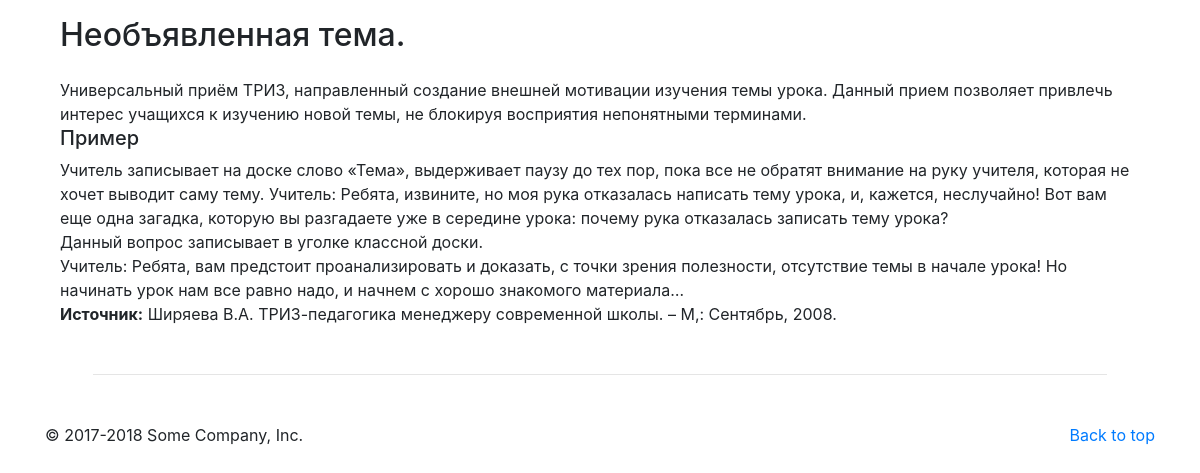
Screenshot of /card.php?stage=beginning&id=7 with the database file from the repository.
### tables this page shows
CREATE TABLE `beginning` (
  `id` int(10) UNSIGNED NOT NULL,
  `name` varchar(400) NOT NULL,
  `description` varchar(10000) NOT NULL
);

### card.php (the view, shortened to what this page needs)
<?php
    require_once("configDB.php");
?>
<!doctype html>
<html lang="en">
  <head>
    <link rel="stylesheet" href="https://stackpath.bootstrapcdn.com/bootstrap/4.1.3/css/bootstrap.min.css">
  </head>
  <body>
    <section class="container m-3 ml-auto mr-auto">
			<?php
        $result = $pdo->query('SELECT stage_table_name FROM stages');
        $stages = array();
        while($row = $result->fetch(PDO::FETCH_ASSOC)){
          $stages[] = $row['stage_table_name'];
        }
        if (isset($_GET['stage']) && isset($_GET['id'])) {
          $table = htmlspecialchars($_GET['stage']);
          if (in_array($table, $stages)){
            $id = $_GET['id'];
            $qu = "SELECT * FROM ".$table." WHERE id=:id";
            $stmt = $pdo->prepare($qu);
            $stmt->execute([':id' => $id]);
            $row = $stmt->fetch(PDO::FETCH_ASSOC);
            echo '<section class="container">
                <h2 class="mb-4">'.$row['name'].'</h2>
                <section>'.$row['description'].'</section>
            </section>';
          }
      }
      ?>
    </section>
    <section class="container">
    	<hr class="featurette-divider m-5">
    </section>
    <footer class="container pb-5">
        <p class="float-right"><a href="#">Back to top</a></p>
        <p>© 2017-2018 Some Company, Inc.</p>
    </footer>
  </body>
</html>

### rows the page displays
beginning: name "Необъявленная тема.", description "Универсальный приём ТРИЗ, направленный создание внешней мотивации изучения темы урока. Данный прием позволяет привлечь интерес учащихся к изучению новой темы, не блокируя восприятия непонятными терминами. Пример Учитель записывает на доске слово «Тема», выдерживает паузу до тех пор, пока все не обратят внимание на руку учителя, которая не хочет выводит саму тему. Учитель: Ребята, извините, но моя рука отказалась написать тему урока, и, кажется, неслучайно! Вот вам еще одна загадка, которую вы разгадаете уже в середине урока: почему рука отказалась записать тему урока? Данный вопрос записывает в уголке классной доски. Учитель: Ребята, вам предстоит проанализировать и доказать, с точки зрения…"
